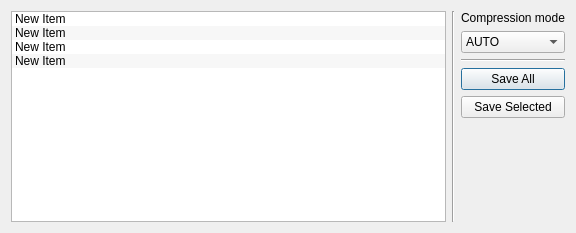
<?xml version="1.0" encoding="UTF-8"?>
<ui version="4.0">
 <class>Dialog</class>
 <widget class="QDialog" name="Dialog">
  <property name="geometry">
   <rect>
    <x>0</x>
    <y>0</y>
    <width>576</width>
    <height>233</height>
   </rect>
  </property>
  <property name="windowTitle">
   <string>Dialog</string>
  </property>
  <layout class="QHBoxLayout" name="horizontalLayout">
   <item>
    <widget class="QListWidget" name="listWidget">
     <property name="editTriggers">
      <set>QAbstractItemView::DoubleClicked|QAbstractItemView::EditKeyPressed</set>
     </property>
     <property name="alternatingRowColors">
      <bool>true</bool>
     </property>
     <property name="movement">
      <enum>QListView::Free</enum>
     </property>
     <property name="isWrapping" stdset="0">
      <bool>false</bool>
     </property>
     <property name="viewMode">
      <enum>QListView::ListMode</enum>
     </property>
     <property name="selectionRectVisible">
      <bool>true</bool>
     </property>
     <property name="sortingEnabled">
      <bool>false</bool>
     </property>
     <item>
      <property name="text">
       <string>New Item</string>
      </property>
     </item>
     <item>
      <property name="text">
       <string>New Item</string>
      </property>
     </item>
     <item>
      <property name="text">
       <string>New Item</string>
      </property>
     </item>
     <item>
      <property name="text">
       <string>New Item</string>
      </property>
     </item>
    </widget>
   </item>
   <item>
    <widget class="Line" name="line_2">
     <property name="orientation">
      <enum>Qt::Vertical</enum>
     </property>
    </widget>
   </item>
   <item>
    <layout class="QVBoxLayout" name="verticalLayout">
     <item>
      <widget class="QLabel" name="label">
       <property name="text">
        <string>Compression mode</string>
       </property>
      </widget>
     </item>
     <item>
      <widget class="QComboBox" name="comboBox">
       <property name="layoutDirection">
        <enum>Qt::LeftToRight</enum>
       </property>
       <property name="autoFillBackground">
        <bool>false</bool>
       </property>
       <property name="currentIndex">
        <number>3</number>
       </property>
       <property name="sizeAdjustPolicy">
        <enum>QComboBox::AdjustToContents</enum>
       </property>
       <item>
        <property name="text">
         <string>None</string>
        </property>
       </item>
       <item>
        <property name="text">
         <string>LZ4</string>
        </property>
       </item>
       <item>
        <property name="text">
         <string>LZMA</string>
        </property>
       </item>
       <item>
        <property name="text">
         <string>AUTO</string>
        </property>
       </item>
      </widget>
     </item>
     <item>
      <widget class="Line" name="line">
       <property name="orientation">
        <enum>Qt::Horizontal</enum>
       </property>
      </widget>
     </item>
     <item>
      <widget class="QPushButton" name="pushButton_2">
       <property name="text">
        <string>Save All</string>
       </property>
      </widget>
     </item>
     <item>
      <widget class="QPushButton" name="pushButton">
       <property name="text">
        <string>Save Selected</string>
       </property>
      </widget>
     </item>
     <item>
      <spacer name="verticalSpacer">
       <property name="orientation">
        <enum>Qt::Vertical</enum>
       </property>
       <property name="sizeHint" stdset="0">
        <size>
         <width>20</width>
         <height>40</height>
        </size>
       </property>
      </spacer>
     </item>
    </layout>
   </item>
  </layout>
 </widget>
 <resources/>
 <connections/>
</ui>
